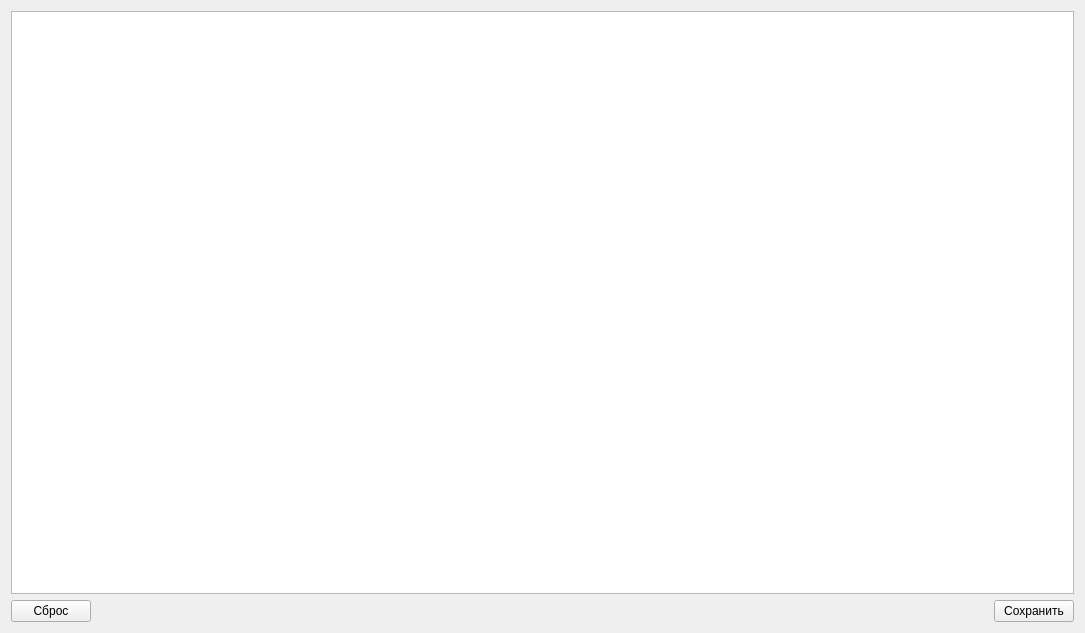
<?xml version="1.0" encoding="UTF-8"?>
<ui version="4.0">
 <class>EducationWorkForm</class>
 <widget class="QWidget" name="EducationWorkForm">
  <property name="geometry">
   <rect>
    <x>0</x>
    <y>0</y>
    <width>1085</width>
    <height>633</height>
   </rect>
  </property>
  <property name="windowTitle">
   <string>Form</string>
  </property>
  <layout class="QVBoxLayout" name="verticalLayout">
   <item>
    <widget class="QTableView" name="tableView"/>
   </item>
   <item>
    <layout class="QHBoxLayout" name="horizontalLayout">
     <item>
      <widget class="QPushButton" name="btn_save_2">
       <property name="text">
        <string>Сброс</string>
       </property>
      </widget>
     </item>
     <item>
      <spacer name="horizontalSpacer">
       <property name="orientation">
        <enum>Qt::Horizontal</enum>
       </property>
       <property name="sizeHint" stdset="0">
        <size>
         <width>40</width>
         <height>20</height>
        </size>
       </property>
      </spacer>
     </item>
     <item>
      <widget class="QPushButton" name="btn_save">
       <property name="text">
        <string>Сохранить</string>
       </property>
      </widget>
     </item>
    </layout>
   </item>
  </layout>
 </widget>
 <resources/>
 <connections/>
</ui>
